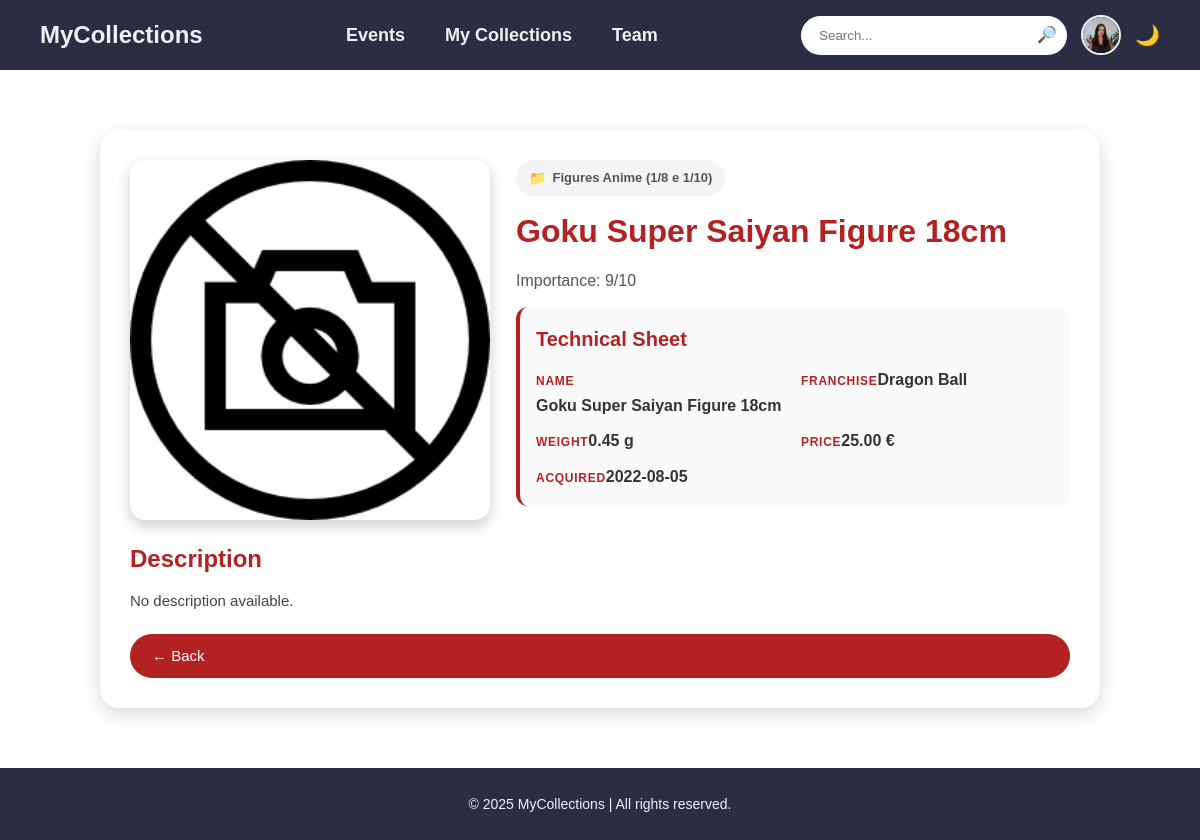
/public_html/item.php?id=6 (signed in), run on the app's committed database.
### tables this page shows
CREATE TABLE `users` (
  `id_user` int(11) NOT NULL,
  `name` varchar(100) NOT NULL,
  `date_of_birth` date DEFAULT NULL,
  `email` varchar(150) NOT NULL,
  `date_of_joining` date DEFAULT NULL,
  `username` varchar(80) NOT NULL,
  `password_hash` varchar(255) NOT NULL,
  `profile_img` varchar(255) DEFAULT NULL
);

CREATE TABLE `items` (
  `id_item` int(11) NOT NULL,
  `id_item_category` int(11) NOT NULL,
  `name` varchar(120) NOT NULL,
  `img` varchar(255) DEFAULT NULL,
  `importance` int(11) DEFAULT NULL,
  `weight` decimal(10,2) DEFAULT NULL,
  `price` decimal(10,2) DEFAULT NULL,
  `acquisition_date` date DEFAULT NULL,
  `rarity` varchar(60) DEFAULT NULL,
  `dimensions` varchar(60) DEFAULT NULL,
  `year_of_release` int(11) DEFAULT NULL,
  `edition_number` varchar(60) DEFAULT NULL,
  `condition` varchar(60) DEFAULT NULL,
  `franchise` varchar(80) DEFAULT NULL,
  `material` varchar(80) DEFAULT NULL,
  `scale` varchar(40) DEFAULT NULL,
  `serial_no` varchar(80) DEFAULT NULL,
  `status` varchar(40) DEFAULT NULL,
  `description` text DEFAULT NULL
);

CREATE TABLE `collections` (
  `id_collection` int(11) NOT NULL,
  `id_user` int(11) NOT NULL,
  `id_collection_category` int(11) NOT NULL,
  `name` varchar(120) NOT NULL,
  `description` text DEFAULT NULL,
  `cover_img` varchar(255) DEFAULT NULL,
  `creation_date` date DEFAULT NULL,
  `rate` int(11) DEFAULT 0
);

### public_html/dal/UserDAL.php (called while the page is built, shortened)
<?php
class UserDAL {
    public static function getById($id_user) {
        $db = DB::conn();
        $stmt = $db->prepare("SELECT * FROM users WHERE id_user=?");
        $stmt->bind_param("i", $id_user);
        $stmt->execute();
        return $stmt->get_result()->fetch_assoc();
    }
}

### public_html/dal/ItemDAL.php (called while the page is built, shortened)
<?php
class ItemDAL {
    public static function getById($id_item) {
        $db = DB::conn();
        $sql = "SELECT i.*, c.id_user as owner_id, c.id_collection, c.name as collection_name
                FROM items i
                JOIN collection_items ci ON i.id_item = ci.id_item
                JOIN collections c ON ci.id_collection = c.id_collection
                WHERE i.id_item = ?";
        $stmt = $db->prepare($sql);
        $stmt->bind_param("i", $id_item);
        $stmt->execute();
        return $stmt->get_result()->fetch_assoc();
    }
}

### public_html/item.php (the view, shortened to what this page needs)
<?php
require_once __DIR__ . "/dal/ItemDAL.php";
$id_item = (int)$_GET['id'];
$item = ItemDAL::getById($id_item);
?>
<!DOCTYPE html>
<html lang="en">
<head>
  <link rel="stylesheet" href="css/style.css" />
  <link rel="stylesheet" href="css/item.css" />
  <link rel="stylesheet" href="css/collection.css">
</head>
<body>
  <?php require_once __DIR__ . "/partials/navbar.php"; ?>
  <main class="item-page-container">
    <div class="item-header">
      <img src="<?php echo htmlspecialchars($item['img']); ?>"
           alt="<?php echo htmlspecialchars($item['name']); ?>"
           class="main-item-img"
           style="max-width: 400px; object-fit: cover;"
           onerror="this.src='img/item-placeholder.jpg'" />
<div class="item-info">
        <div class="item-collection-tag">
            <a href="collection.php?id=<?= $item['id_collection'] ?>">
                <span class="icon">📁</span>
                <?= htmlspecialchars($item['collection_name'] ?? 'Collection') ?>
            </a>
        </div>
        <h1 class="item-title"><?php echo htmlspecialchars($item['name']); ?></h1>
        <p class="item-category">
            Importance: <?php echo htmlspecialchars($item['importance']); ?>/10
        </p>
        <section class="tech-sheet">
          <h2>Technical Sheet</h2>
          <ul class="spec-grid">
            <li><span class="k">Name</span><span class="v"><?php echo htmlspecialchars($item['name']); ?></span></li>
            <li><span class="k">Franchise</span><span class="v"><?php echo htmlspecialchars($item['franchise'] ?? '-'); ?></span></li>
            <li><span class="k">Weight</span><span class="v"><?php echo htmlspecialchars($item['weight']); ?> g</span></li>
            <li><span class="k">Price</span><span class="v"><?php echo htmlspecialchars($item['price']); ?> €</span></li>
            <li><span class="k">Acquired</span><span class="v"><?php echo htmlspecialchars($item['acquisition_date']); ?></span></li>
          </ul>
        </section>
      </div>
    </div>
    <section class="description">
      <h2>Description</h2>
      <p><?php echo nl2br(htmlspecialchars($item['description'] ?? 'No description available.')); ?></p>
    </section>
    <a href="javascript:history.back()" class="back-btn" style="display:block; margin-top:20px;">← Back</a>
  </main>
  <footer class="footer">
    <p>© 2025 MyCollections | All rights reserved.</p>
  </footer>
</body>
</html>

### public_html/partials/navbar.php (shortened to what this page needs)
<?php
require_once __DIR__ . "/../dal/UserDAL.php";
$isLoggedIn = isset($_SESSION['id_user']);
$navbarUser = null;
if ($isLoggedIn) {
    $navbarUser = UserDAL::getById($_SESSION['id_user']);
}
?>
<header class="navbar">
  <div class="navbar-logo">
    <a href="home.php">MyCollections</a>
  </div>
  <nav class="navbar-center">
    <a href="events.php">Events</a>
    <?php if ($isLoggedIn): ?>
      <a href="user.php#myCollectionsSection">My Collections</a>
    <?php endif; ?>
    <a href="team.php">Team</a>
  </nav>
  <div class="navbar-right">
    <form class="navbar-search" id="searchForm" action="#" method="GET">
      <input type="text" id="searchInput" name="q" placeholder="Search..." required />
      <button type="submit" class="search-btn">🔎</button>
    </form>
    <?php if ($isLoggedIn && $navbarUser): ?>
      <div class="navbar-user">
        <?php if (!empty($navbarUser['profile_img'])): ?>
            <img src="<?= htmlspecialchars($navbarUser['profile_img']) ?>" alt="User" class="navbar-avatar" id="avatarButton">
        <?php else: ?>
            <div class="navbar-avatar-letter" id="avatarButton">
                <?= strtoupper(substr($navbarUser['username'], 0, 1)) ?>
            </div>
        <?php endif; ?>
      </div>
    <?php else: ?>
      <a href="login.php" class="signin-chip">Sign in</a>
    <?php endif; ?>
    <button id="themeToggle" class="theme-toggle">🌙</button>
  </div>
</header>

### public_html/css/style.css (style rules this page uses)
* { margin: 0; padding: 0; box-sizing: border-box; font-family: Arial, sans-serif; }
body { margin: 0; padding: 0; background: #ffffff; font-family: Arial, sans-serif; overflow-x: hidden; }
body { flex-direction: column; min-height: 100vh; }
* { margin: 0; padding: 0; box-sizing: border-box; font-family: "Poppins", sans-serif; }
body { background-color: #f8f9fa; color: #2b2d42; line-height: 1.6; }
.navbar { display: grid; grid-template-columns: auto minmax(0, 1fr) auto; align-items: center; background-color: #2b2d42; padding: 15px 40px; position: sticky; top: 0; z-index: 100; }
.navbar-right { display: flex; align-items: center; gap: 14px; justify-self: end; }
.navbar-logo a { font-size: 24px; font-weight: bold; color: #edf2f4; text-decoration: none; }
.navbar-search { display: flex; align-items: center; gap: 6px; background: #ffffff; border-radius: 999px; padding: 6px 12px; box-shadow: 0 2px 6px rgba(0, 0, 0, 0.15); max-width: 550px; justify-self: center; width: 100%; }
.navbar-search input { border: none; outline: none; padding: 6px 8px; width: 100%; background: transparent; }
.search-btn { background: none; border: none; color: #2b2d42; font-size: 18px; line-height: 1; cursor: pointer; }
.navbar-avatar { width: 40px; height: 40px; border-radius: 50%; border: 2px solid #edf2f4; object-fit: cover; display: block; }
.theme-toggle { background: none; border: none; color: #ffffff; font-size: 22px; line-height: 1; height: 40px; display: flex; align-items: center; cursor: pointer; }
.navbar-center { justify-self: center; display: flex; gap: 40px; }
.navbar-center a { color: #edf2f4; text-decoration: none; font-weight: 600; font-size: 18px; }
.footer { background-color: #2b2d42; color: #edf2f4; text-align: center; padding: 25px 10px; font-size: 14px; margin-top: 60px; }
.navbar-user { position: relative; }
.navbar-avatar { cursor: pointer; transition: all 0.2s ease; }
.navbar-avatar { width: 40px; height: 40px; border-radius: 50%; object-fit: cover; cursor: pointer; border: 2px solid transparent; transition: all 0.2s ease; }

### public_html/css/item.css (style rules this page uses)
.item-page-container { max-width: 1000px; margin: 60px auto; background: #fff; padding: 30px; border-radius: 20px; box-shadow: 0 6px 20px rgba(0,0,0,0.15); }
.item-header { display: grid; grid-template-columns: 360px 1fr; gap: 26px; align-items: start; margin-bottom: 20px; }
.item-header img { width: 100%; height: 360px; object-fit: cover; border-radius: 15px; box-shadow: 0 6px 15px rgba(0,0,0,0.2); }
.item-title { font-size: 32px; color: #B22222; margin-bottom: 10px; }
.item-category { font-size: 16px; color: #555; margin-bottom: 14px; }
.tech-sheet { margin-top: 8px; padding: 16px; background: #fafafa; border-radius: 12px; border-left: 4px solid #B22222; }
.tech-sheet h2 { color: #B22222; font-size: 20px; margin-bottom: 12px; }
.spec-grid { display: grid; grid-template-columns: 1fr 1fr; gap: 10px 12px; list-style: none; padding: 0; }
.k { font-weight: 700; color: #B22222; font-size: 12px; text-transform: uppercase; letter-spacing: .06em; }
.v { font-weight: 700; color: #333; }
.description h2 { color: #B22222; font-size: 24px; margin-bottom: 10px; }
.description p { font-size: 15px; line-height: 1.7; color: #444; }
.back-btn { display: inline-block; margin-top: 30px; background-color: #B22222; color: #fff; padding: 10px 22px; border-radius: 25px; text-decoration: none; font-size: 15px; transition: background 0.3s ease, transform 0.2s ease; }
.item-collection-tag { margin-bottom: 10px; display: flex; align-items: center; }
.item-collection-tag a { display: inline-flex; align-items: center; gap: 6px; font-size: 13px; font-weight: 600; text-decoration: none; color: #555; background-color: #f3f4f6; padding: 6px 12px; border-radius: 20px; transition: all 0.2s ease; border: 1px solid transparent; }
.item-collection-tag .icon { font-size: 14px; }

### data on the page
users: profile_img (picture)
items: collections.name "Figures Anime (1/8 e 1/10)", name "Goku Super Saiyan Figure 18cm", importance "9", franchise "Dragon Ball", weight "0.45", price "25.00", acquisition_date "2022-08-05", description "No description available."
